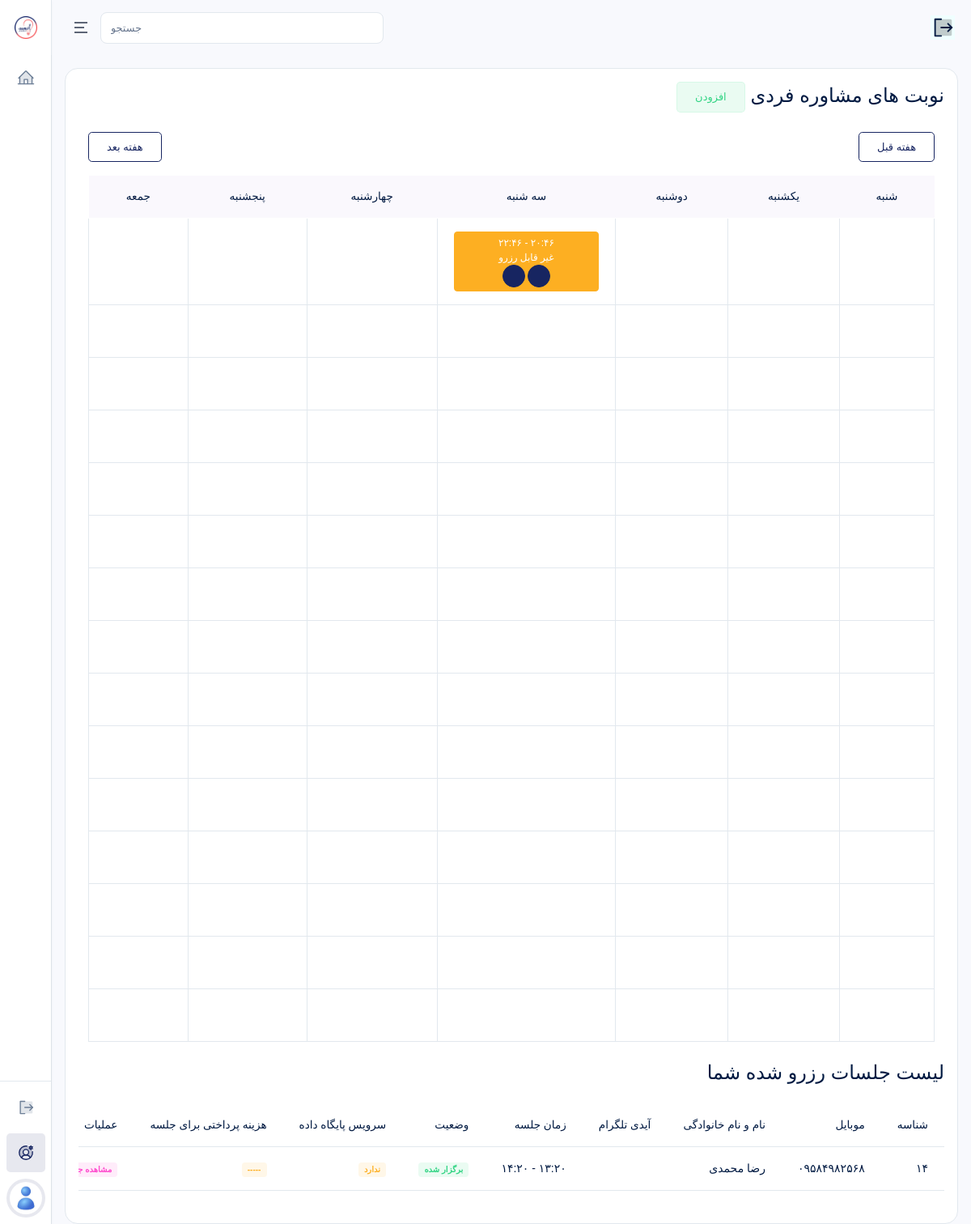
The page /accounts/consultants/schedules/ (signed in) on the database as committed earlier.
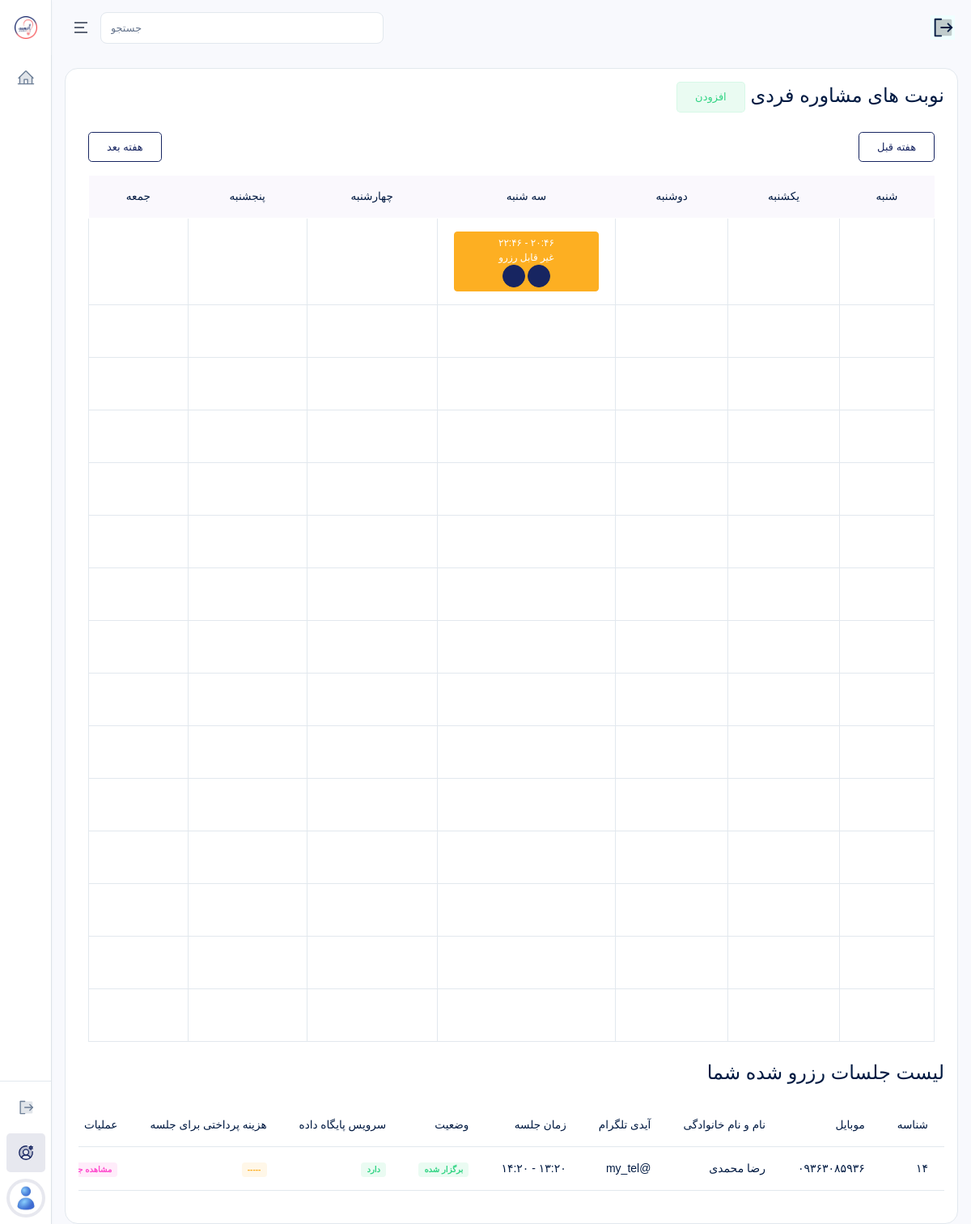
The same page on the database as committed later.
### accounts/models.py (models this page shows, shortened)
class ConsultantSchedule(models.Model):
    consultant = models.ForeignKey(
        Consultant,
        on_delete=models.CASCADE,
        verbose_name="مشاور"
    )
    date = models.DateField(
        verbose_name="تاریخ"
    )
    start_time = models.TimeField(
        verbose_name="ساعت شروع"
    )
    end_time = models.TimeField(
        verbose_name="ساعت پایان"
    )
    is_reserved = models.BooleanField(
        default=False,
        verbose_name="رزرو شده؟"
    )
    class Meta:
        verbose_name = "برنامه حضور مشاور"
        verbose_name_plural = "برنامه های حضور مشاور"
        ordering = ["-id"]

class Student(models.Model):
    user = models.OneToOneField(User, on_delete=models.CASCADE, related_name="user_student", verbose_name="کاربر")
    a_completed = models.BooleanField(default=False)
    b_completed = models.BooleanField(default=False)
    class Meta:
        verbose_name = "داوطلب"
        verbose_name_plural = "داوطلبان"
        ordering = ["-id"]

class User(AbstractUser):
    ROLE_CHOICES = (
        ("super_admin", "مدیرکل"),
        ("supervisor", "ناظر"),
        ("consultant", "مشاور"),
        ("student", "داوطلب"),
    )
    role = models.CharField(max_length=30, choices=ROLE_CHOICES, verbose_name="نقش")
    mobile = models.CharField(max_length=15, blank=True, unique=True, verbose_name="شماره موبایل")
    avatar = models.ImageField(upload_to="avatars/", blank=True, null=True, verbose_name="تصویر پروفایل")
    is_suspended = models.BooleanField(default=False, verbose_name="تعلیق شده")
    suspension_reason = models.TextField(blank=True, verbose_name="دلیل تعلیق")
    is_limited = models.BooleanField(default=False, verbose_name="دسترسی محدود (برای مدیرکل)")
    class Meta:
        verbose_name = "کاربر"
        verbose_name_plural = "کاربران"
        ordering = ["-id"]

class StudentForm1(models.Model):
    student = models.OneToOneField(Student, on_delete=models.CASCADE, related_name="student_form_1", verbose_name="داوطلب")
    full_name = models.CharField(
        max_length=200,
        verbose_name="* نام و نام خانوادگی"
    )
    mobile = models.CharField(
        max_length=11,
        verbose_name="* شماره تماس"
    )
    telegram_id = models.CharField(
        max_length=100,
        verbose_name="* آیدی تلگرام"
    )
    age = models.PositiveSmallIntegerField(
        verbose_name="* سن"
    )
    city = models.CharField(
        max_length=100,
        verbose_name="* شهر محل زندگی"
    )
    university = models.CharField(
        max_length=200,
        verbose_name="* دانشگاه محل تحصیل دوره عمومی"
    )
    marital_status = models.CharField(
        max_length=200,
        verbose_name="* وضعیت تأهل و فرزند"
    )
    spouse_job = models.CharField(
        max_length=200,
        blank=True,
        verbose_name="شغل همسر"
    )
    employment_status = models.CharField(
        max_length=200,
        blank=True,
        verbose_name="وضعیت استخدام"
    )
    service_status = models.TextField(
        blank=True,
        verbose_name="وضعیت گذراندن طرح یا سربازی"
    )
    other_description = models.TextField(
        blank=True,
        verbose_name="سایر موارد مرتبط"
    )
    class Meta:
        verbose_name = "فرم شماره 1"
        verbose_name_plural = "فرم های شماره 1"
        ordering = ["-id"]

### payments/models.py (models this page shows, shortened)
class Consultation(models.Model):
    service = models.OneToOneField(
        ServiceToStudent,
        on_delete=models.PROTECT,
        related_name="consultation",
        verbose_name="خدمت خریداری شده"
    )
    schedule = models.ForeignKey(
        ConsultantSchedule,
        on_delete=models.CASCADE,
        related_name="schedule_consultations",
        verbose_name="برنامه حضور"
    )
    notes = models.TextField(blank=True)
    class Meta:
        verbose_name = "جلسه مشاوره"
        verbose_name_plural = "جلسات مشاوره"
        ordering = ["-id"]

class ServiceToStudent(models.Model):
    service = models.CharField(
        max_length=1,
        verbose_name="کد خدمت"
    )
    student = models.ForeignKey(
        Student,
        on_delete=models.CASCADE,
        related_name="student_to_services",
        verbose_name="داوطلب"
    )
    is_used = models.BooleanField(default=False)
    class Meta:
        verbose_name = "خدمت به داوطلب"
        verbose_name_plural = "خدمت ها به داوطلبان"
        ordering = ["-id"]

### accounts/views.py (the view)
# urls.py: path("consultants/schedules/", ConsultantScheduleListView.as_view(), name="schedule_list"),
class ConsultantScheduleListView(ListView):
    model = ConsultantSchedule
    template_name = "accounts/consultants/schedule_list.html"
    context_object_name = "schedules"
    def get_context_data(self, **kwargs):
        context = super().get_context_data(**kwargs)
        schedules = ConsultantSchedule.objects.filter(
            consultant=self.request.user.user_consultant
        ).order_by("date", "start_time")
        today = timezone.localdate()
        now = timezone.localtime()
        current_week_start = today - timedelta(days=(today.weekday() + 2) % 7)
        week_dict = defaultdict(list)
        reserved_schedules = []
        for schedule in schedules:
            consultation = Consultation.objects.filter(
                schedule=schedule
            ).select_related(
                "service__student__user"
            ).first()
            schedule.request = consultation
            if schedule.request:
                schedule.date_shamsi = jdatetime.date.fromgregorian(
                    date=schedule.date
                ).strftime("%Y/%m/%d")
                schedule.request.is_held = (
                    schedule.date < today
                )
                schedule.request.has_database = ServiceToStudent.objects.filter(
                    student=schedule.request.service.student,
                    service="5",
                    is_used=False,
                ).exists()
                payment = Payment.objects.filter(
                    order__student=schedule.request.service.student,
                    order__package__service__contains=[schedule.request.service.service],
                    status=PaymentStatus.SUCCESS,
                ).order_by("-id").first()
                schedule.request.paid_amount = payment.amount if payment else None
                reserved_schedules.append(schedule)
            week_start = schedule.date - timedelta(
                days=(schedule.date.weekday() + 2) % 7
            )
            week_dict[week_start].append(schedule)
        future = sorted(
            [w for w in week_dict if w >= current_week_start]
        )
        past = sorted(
            [w for w in week_dict if w < current_week_start]
        )
        ordered = future + past
        day_names = [
            "شنبه",
            "یکشنبه",
            "دوشنبه",
            "سه شنبه",
            "چهارشنبه",
            "پنجشنبه",
            "جمعه",
        ]
        weeks = []
        for week_start in ordered:
            days = []
            for i in range(7):
                day_date = week_start + timedelta(days=i)
                slots = sorted(
                    [
                        s
                        for s in week_dict[week_start]
                        if s.date == day_date
                    ],
                    key=lambda x: x.start_time,
                )
                days.append({
                    "name": day_names[i],
                    "date_shamsi": jdatetime.date.fromgregorian(
                        date=day_date
                    ).strftime("%Y/%m/%d"),
                    "slots": slots,
                })
            rows = []
            for r in range(15):
                row = []
                for day in days:
                    if r < len(day["slots"]):
                        slot = day["slots"][r]
                        slot_datetime = timezone.make_aware(
                            datetime.combine(slot.date, slot.start_time)
                        )
                        slot.is_available = (slot_datetime > now)
                        row.append(slot)
                    else:
                        row.append(None)
                rows.append(row)
            weeks.append({
                "title": jdatetime.date.fromgregorian(
                    date=week_start
                ).strftime("%Y/%m/%d"),
                "is_current": week_start == current_week_start,
                "days": days,
                "rows": rows,
            })
        context["weeks"] = weeks
        context["reserved_schedules"] = reserved_schedules
        return context

### pages/views.py (called while the page is built, shortened)
def global_context(request):
    has_database_service = False
    wallet = False
    nayeb_link = Consultant.objects.filter(
        user__last_name="نایب زاده"
    ).first()
    try:
        nayeb_consultant_open = User.objects.filter(id=73).first().user_consultant.show_schedules
        jahan_consultant_open = User.objects.filter(id=74).first().user_consultant.show_schedules
    except:
        nayeb_consultant_open = False
        jahan_consultant_open = False
    return {
        "has_database_service": has_database_service,
        "nayeb_link": nayeb_link,
        "wallet": wallet,
        "nayeb_consultant_open": nayeb_consultant_open,
        "jahan_consultant_open": jahan_consultant_open,
    }

### templates/accounts/consultants/schedule_list.html (shortened to what the changed rows need)
{% extends 'bases/dashboard.html' %}
{% load static %}
{% block content %}
<section class="section-t-space feature-course-section popular-course-section" dir="rtl">
    <div class="custom-container">
        <div class="container my-4">
            {% if weeks %}
            {% for week in weeks %}
            <div class="week-table {% if not week.is_current %}d-none{% endif %}" data-index="{{ forloop.counter0 }}"
                data-title="هفته {{ week.title }}">
                <div class="table-responsive">
                    <table class="table table-bordered table-hover align-middle text-center schedule-table">
                        <thead class="table-light">
                            <tr>
                                {% for day in week.days %}
                                <th>
                                    {{ day.name }}
                                    <br>
                                </th>
                                {% endfor %}
                            </tr>
                        </thead>
                    </table>
                </div>
            </div>
            {% endfor %}
            {% endif %}
        </div>
    </div>
</section>
<div class="table-responsive my-3" dir="rtl">
    <table class="table text-nowrap table-hover my-4">
        <thead>
            <tr>
                <th scope="col">شناسه</th>
                <th scope="col">موبایل</th>
                <th scope="col">نام و نام خانوادگی</th>
                <th scope="col">آیدی تلگرام</th>
                <th scope="col">زمان جلسه</th>
                <th scope="col">وضعیت</th>
                <th scope="col">سرویس پایگاه داده</th>
                <th scope="col">هزینه پرداختی برای جلسه</th>
                <th scope="col">عملیات</th>
            </tr>
        </thead>
        <tbody>
            {% for schedule in reserved_schedules %}
            <tr>
                <td>
                    {{ schedule.id }}
                </td>
                <td>
                    {{ schedule.request.service.student.user.mobile }}
                </td>
                <td>
                    {{ schedule.request.service.student.user.get_full_name }}
                </td>
                <td>
                    {{ schedule.request.service.student.student_form_1.telegram_id }}
                </td>
                <td>
                    {{ schedule.date_shamsi }} {{ schedule.start_time }} - {{ schedule.end_time }}
                </td>
                <td>
                    {% if schedule.request.is_held %}
                    <span class="badge bg-success-transparent">برگزار شده</span>
                    {% else %}
                    <span class="badge bg-warning-transparent">برگزار نشده</span>
                    {% endif %}
                </td>
                <td>
                    {% if schedule.request.has_database %}
                    <span class="badge bg-success-transparent">دارد</span>
                    {% else %}
                    <span class="badge bg-warning-transparent">ندارد</span>
                    {% endif %}
                </td>
                <td>
                    {% if schedule.request.paid_amount %}
                    <span class="badge bg-success-transparent">{{ schedule.request.paid_amount }}</span>
                    {% else %}
                    <span class="badge bg-warning-transparent">-----</span>
                    {% endif %}
                </td>
                <td>
                    <a href="{% url 'show_my_student' schedule.id %}" class="badge bg-secondary-transparent">مشاهده جزئیات</a>
                </td>
            </tr>
            {% empty %}
            <tr>
                <td colspan="9" style="text-align: center;">
                    موردی یافت نشد.
                </td>
            </tr>
            {% endfor %}
        </tbody>
    </table>
</div>
{% endblock %}

Rows that differ between the two databases and show on the page:
changed through a linked row, ConsultantSchedule "رضا محمدی": request.service.student.user.mobile "۰۹۵۸۴۹۸۲۵۶۸" → "۰۹۳۶۳۰۸۵۹۳۶"; request.service.student.student_form_1.telegram_id (not shown) → "@my_tel"; text "ندارد" → "دارد"
